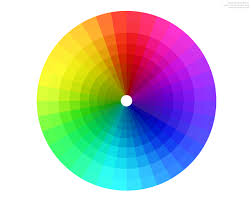
//> input picture Second Day/Convert/testing.jpg, 251 x 201 px
$ ./Convert   (built with g++ and OpenCV 4)
//> lines starting //> are read from the running program, lines starting //| are printed output that depends on the picture; after the words box and inside, x2 and y2 are one past the last pixel; in counts of white or black regions, pixels touching at a corner belong together
#include "opencv2/imgproc/imgproc.hpp"
#include "opencv2/highgui/highgui.hpp"

using namespace cv ;
using namespace std ;

int main()
{

	int i,j;
	Mat var1 = imread("testing.jpg",1);
//> var1 is the input picture: 201 rows x 251 cols, CV_8UC3; mean B, G, R 195.6, 192.8, 191
	Mat var2 (var1.rows,var1.cols,CV_8UC1,Scalar(0));
	Mat var3(var1.rows,var1.cols,CV_8UC1,Scalar(0));
	namedWindow("window1",WINDOW_AUTOSIZE);
	imshow("window1",var1)	;

	//waitKey(0);

	for( i=0;i<var1.rows;i++){
		for(j=0;j<var1.cols;j++)
		{
			var2.at<uchar>(i,j)=(var1.at<Vec3b>(i,j)[0]+var1.at<Vec3b>(i,j)[1]+var2.at<Vec3b>(i,j)[2])/3	;

		}
}
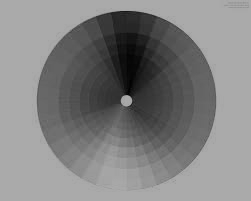
//> var2: 201 rows x 251 cols, CV_8UC1; min 0, max 170, mean 129.3

	for( i=0;i<var1.rows;i++)
	{
			for(j=0;j<var1.cols;j++)
				{
					if(var2.at<uchar>(i,j)>75)
					var3.at<uchar>(i,j)=255;
					else
					var3.at<uchar>(i,j)=0;
				}
	}
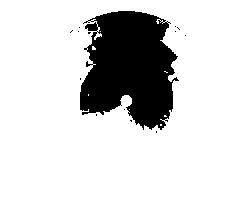
//> var3: 201 rows x 251 cols, CV_8UC1; 83.2% white; 14 black regions (13 under 20 px), largest, box (x1, y1, x2, y2) and area: (80, 11, 179, 130) 8439
	namedWindow("window2",WINDOW_AUTOSIZE);
	imshow("window2",var2)	;

	namedWindow("window3",WINDOW_AUTOSIZE);
	imshow("winodow3",var3);
	waitKey(0);
	return 0;
}
